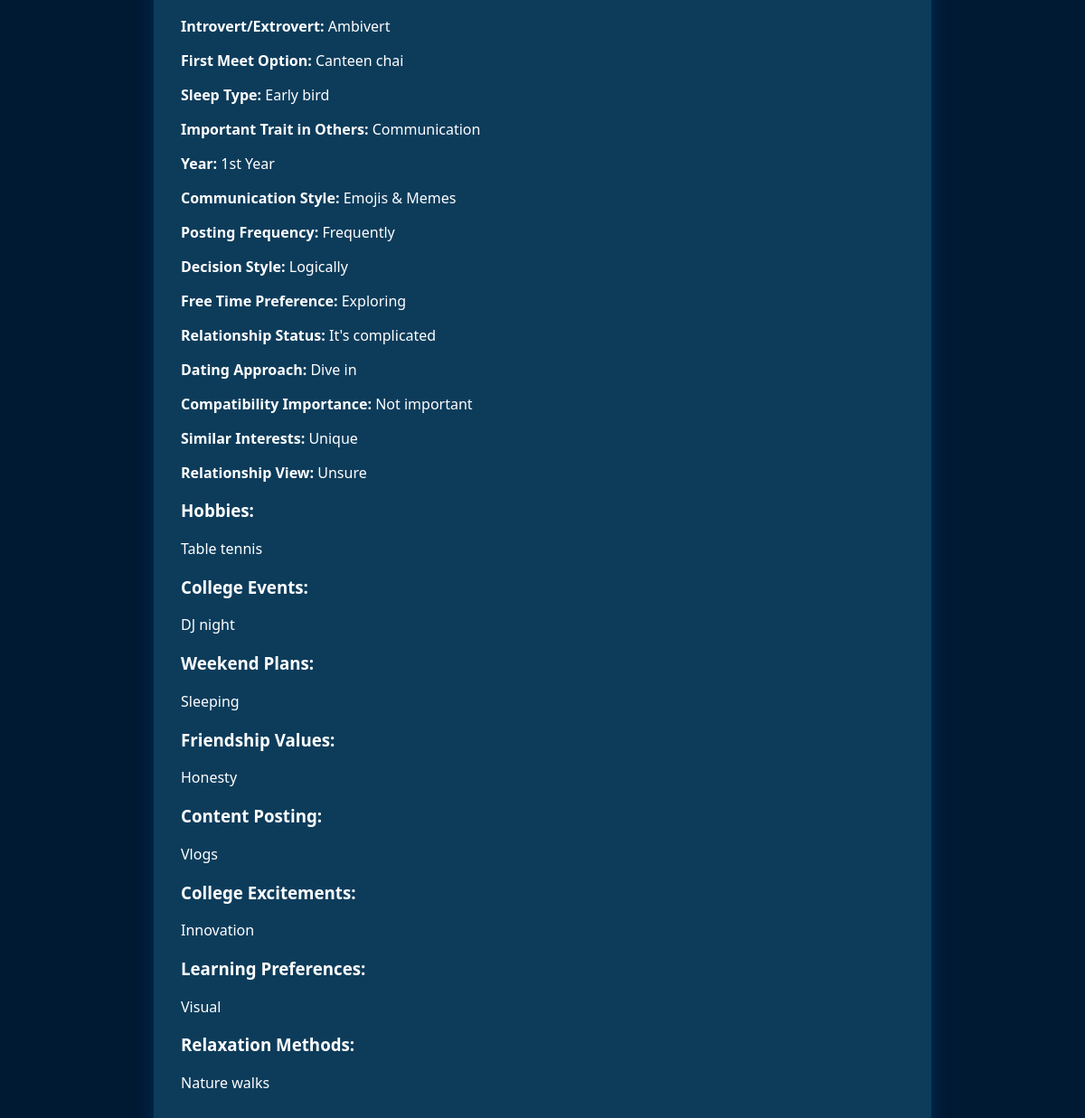
The app's page /accounts/ans/ (signed in) with its own data.
### accounts/models.py (models this page shows, shortened)
class UserQuestionnaire(models.Model):
    user = models.OneToOneField(User, on_delete=models.CASCADE, related_name='questionnaire')
    hobbies = models.TextField(blank=True)
    college_events = models.TextField(blank=True)
    weekend_plans = models.TextField(blank=True)
    friendship_values = models.TextField(blank=True)
    content_posting = models.TextField(blank=True)
    college_excitements = models.TextField(blank=True)
    learning_preferences = models.TextField(blank=True)
    relaxation_methods = models.TextField(blank=True)
    introvert_extrovert = models.CharField(max_length=100, choices=[('Introvert', 'Introvert'), ('Extrovert', 'Extrovert'), ('Ambivert', 'Ambivert'), ('Shy', 'Shy')])
    first_meet = models.CharField(max_length=100, choices=[('Canteen chai', 'Canteen chai'), ('Library talk', 'Library talk'), ('Random walk', 'Random walk'), ('Event hangout', 'Event hangout'), ('Virtual hangout (online)', 'Virtual hangout (online)')])
    sleep_type = models.CharField(max_length=100, choices=[('Night owl', 'Night owl'), ('Early bird', 'Early bird'), ('Neither, depends on my mood', 'Neither, depends on my mood')])
    important_trait = models.CharField(max_length=100, choices=[('Looks', 'Looks'), ('Vibe', 'Vibe'), ('Communication', 'Communication'), ('Ambition', 'Ambition'), ('Humor', 'Humor')])
    year = models.CharField(max_length=100, choices=[('1st Year', '1st Year'), ('2nd Year', '2nd Year'), ('3rd Year', '3rd Year'), ('Final Year', 'Final Year'), ('Postgraduate', 'Postgraduate')])
    comm_style = models.CharField(max_length=100, choices=[('Dry Texter', 'Dry Texter'), ('Emojis & Memes', 'Emojis & Memes'), ('Deep Conversations', 'Deep Conversations'), ('Voice Notes Lover', 'Voice Notes Lover'), ('Frequent Calls', 'Frequent Calls')])
    posting_frequency = models.CharField(max_length=100, choices=[('Rarely', 'Rarely'), ('Occasionally', 'Occasionally'), ('Frequently', 'Frequently'), ('Almost daily', 'Almost daily'), ('Only when I have something important to share', 'Only when I have something important to share')])
    decision_style = models.CharField(max_length=100, choices=[('Logically', 'Logically'), ('Emotionally', 'Emotionally'), ('Mix of both', 'Mix of both'), ('Impulsive', 'Impulsive')])
    free_time = models.CharField(max_length=100, choices=[('Alone, doing my own thing', 'Alone, doing my own thing'), ('Hanging with friends', 'Hanging with friends'), ('Exploring new activities', 'Exploring new activities'), ('Doing something creative (art, writing, etc.)', 'Doing something creative (art, writing, etc.)')])
    relationship_status = models.CharField(max_length=100, choices=[('Single', 'Single'), ('Taken', 'Taken'), ('It\'s complicated', 'It\'s complicated'), ('Not telling', 'Not telling'), ('In an open relationship', 'In an open relationship')])
    dating_approach = models.CharField(max_length=100, choices=[('I like to take things slow', 'I like to take things slow'), ('I dive in quickly and see where it goes', 'I dive in quickly and see where it goes'), ('I prefer long-term commitment', 'I prefer long-term commitment'), ('I\'m just here for fun', 'I\'m just here for fun')])
    compatibility = models.CharField(max_length=100, choices=[('Very important', 'Very important'), ('Somewhat important', 'Somewhat important'), ('I\'m open to exploring any kind of relationship', 'I\'m open to exploring any kind of relationship'), ('Not important at all', 'Not important at all')])
    similar_interests = models.CharField(max_length=100, choices=[('Yes, definitely', 'Yes, definitely'), ('I\'m open to different interests', 'I\'m open to different interests'), ('I prefer finding someone with unique interests', 'I prefer finding someone with unique interests')])
    relationship_view = models.CharField(max_length=100, choices=[('Serious commitment', 'Serious commitment'), ('Fun and casual', 'Fun and casual'), ('I\'m unsure', 'I\'m unsure'), ('Just enjoying the journey', 'Just enjoying the journey')])
    looking_for = models.CharField(max_length=100, choices=[
        ('Girlfriend', 'Girlfriend'),
        ('Boyfriend', 'Boyfriend'),
        ('Friend', 'Friendship'),
        ('BFF', 'Best friend'),
        ('College mate', 'Study partner'),
        ('Serious partner', 'Serious relationship'),
        ('Hookup', 'Casual connection'),
        ('FWB', 'Friends with benefits'),
        ('Chill vibe', 'No expectations'),
        ('Not sure yet', 'Still figuring it out'),
        ('Chat', 'Interesting conversations')
    ], blank=True, null=True)

### accounts/views.py (the view)
# urls.py: path('ans/', views.answers_view, name='answers_page'),
@login_required
def answers_view(request):
    user = request.user
    questionnaire = UserQuestionnaire.objects.get(user=user)
    def to_list(value):
        return [v.strip() for v in value.split(',')] if value else []
    context = {
        'user': user,
        'questionnaire': questionnaire,
        'hobbies': to_list(questionnaire.hobbies),
        'college_events': to_list(questionnaire.college_events),
        'weekend_plans': to_list(questionnaire.weekend_plans),
        'friendship_values': to_list(questionnaire.friendship_values),
        'content_posting': to_list(questionnaire.content_posting),
        'college_excitements': to_list(questionnaire.college_excitements),
        'learning_preferences': to_list(questionnaire.learning_preferences),
        'relaxation_methods': to_list(questionnaire.relaxation_methods),
    }
    return render(request, 'accounts/ans.html', context)

### templates/accounts/ans.html (shortened to what this page needs)
<!DOCTYPE html>
<html lang="en">
<head>
</head>
<body>
    <div class="container">
        <div class="answers">
            <p><strong>Introvert/Extrovert:</strong> {{ questionnaire.introvert_extrovert }}</p>
            <p><strong>First Meet Option:</strong> {{ questionnaire.first_meet }}</p>
            <p><strong>Sleep Type:</strong> {{ questionnaire.sleep_type }}</p>
            <p><strong>Important Trait in Others:</strong> {{ questionnaire.important_trait }}</p>
            <p><strong>Year:</strong> {{ questionnaire.year }}</p>
            <p><strong>Communication Style:</strong> {{ questionnaire.comm_style }}</p>
            <p><strong>Posting Frequency:</strong> {{ questionnaire.posting_frequency }}</p>
            <p><strong>Decision Style:</strong> {{ questionnaire.decision_style }}</p>
            <p><strong>Free Time Preference:</strong> {{ questionnaire.free_time }}</p>
            <p><strong>Relationship Status:</strong> {{ questionnaire.relationship_status }}</p>
            <p><strong>Dating Approach:</strong> {{ questionnaire.dating_approach }}</p>
            <p><strong>Compatibility Importance:</strong> {{ questionnaire.compatibility }}</p>
            <p><strong>Similar Interests:</strong> {{ questionnaire.similar_interests }}</p>
            <p><strong>Relationship View:</strong> {{ questionnaire.relationship_view }}</p>
            <h3>Hobbies:</h3>
            <ul>
                {% for hobby in hobbies %}
                    <li>{{ hobby }}</li>
                {% endfor %}
            </ul>
            <h3>College Events:</h3>
            <ul>
                {% for event in college_events %}
                    <li>{{ event }}</li>
                {% endfor %}
            </ul>
            <h3>Weekend Plans:</h3>
            <ul>
                {% for plan in weekend_plans %}
                    <li>{{ plan }}</li>
                {% endfor %}
            </ul>
            <h3>Friendship Values:</h3>
            <ul>
                {% for value in friendship_values %}
                    <li>{{ value }}</li>
                {% endfor %}
            </ul>
            <h3>Content Posting:</h3>
            <ul>
                {% for content in content_posting %}
                    <li>{{ content }}</li>
                {% endfor %}
            </ul>
            <h3>College Excitements:</h3>
            <ul>
                {% for excite in college_excitements %}
                    <li>{{ excite }}</li>
                {% endfor %}
            </ul>
            <h3>Learning Preferences:</h3>
            <ul>
                {% for learn in learning_preferences %}
                    <li>{{ learn }}</li>
                {% endfor %}
            </ul>
            <h3>Relaxation Methods:</h3>
            <ul>
                {% for relax in relaxation_methods %}
                    <li>{{ relax }}</li>
                {% endfor %}
            </ul>
        </div>
    </div>
</body>
</html>

### templates/accounts/ans.html (style rules this page uses)
body { font-family: 'Segoe UI', sans-serif; background-color: #001a33; color: white; display: flex; justify-content: center; align-items: center; height: 100vh; }
.container { padding: 30px; background-color: #0d3c5b; border-radius: 10px; box-shadow: 0 0 20px rgba(0, 76, 153, 0.4); width: 80%; max-width: 800px; }
.profile, .answers { margin-bottom: 30px; }
.answers ul { list-style-type: none; padding-left: 0; }
.answers ul li { margin-bottom: 10px; }

### records on screen
UserQuestionnaire: introvert_extrovert "Ambivert", first_meet "Canteen chai", sleep_type "Early bird", important_trait "Communication", year "1st Year", comm_style "Emojis & Memes", posting_frequency "Frequently", decision_style "Logically", free_time "Exploring", relationship_status "It's complicated", dating_approach "Dive in", compatibility "Not important", similar_interests "Unique", relationship_view "Unsure", hobbies "Table tennis", college_events "DJ night", weekend_plans "Sleeping", friendship_values "Honesty", content_posting "Vlogs", college_excitements "Innovation", learning_preferences "Visual", relaxation_methods "Nature walks"
